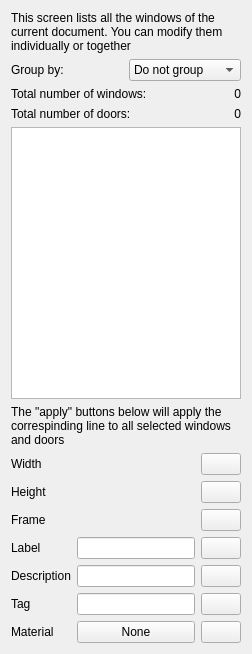
<?xml version="1.0" encoding="UTF-8"?>
<ui version="4.0">
 <class>Form</class>
 <widget class="QWidget" name="Form">
  <property name="geometry">
   <rect>
    <x>0</x>
    <y>0</y>
    <width>252</width>
    <height>654</height>
   </rect>
  </property>
  <property name="windowTitle">
   <string>Windows manager</string>
  </property>
  <layout class="QVBoxLayout" name="verticalLayout">
   <item>
    <widget class="QLabel" name="label">
     <property name="text">
      <string>This screen lists all the windows of the current document. You can modify them individually or together</string>
     </property>
     <property name="wordWrap">
      <bool>true</bool>
     </property>
    </widget>
   </item>
   <item>
    <layout class="QHBoxLayout" name="horizontalLayout">
     <item>
      <widget class="QLabel" name="label_2">
       <property name="text">
        <string>Group by:</string>
       </property>
      </widget>
     </item>
     <item>
      <widget class="QComboBox" name="comboBox">
       <item>
        <property name="text">
         <string>Do not group</string>
        </property>
        <property name="icon">
         <iconset theme="cancel"/>
        </property>
       </item>
       <item>
        <property name="text">
         <string>Size</string>
        </property>
        <property name="icon">
         <iconset theme="up"/>
        </property>
       </item>
       <item>
        <property name="text">
         <string>Clone</string>
        </property>
        <property name="icon">
         <iconset theme="user"/>
        </property>
       </item>
       <item>
        <property name="text">
         <string>Tag</string>
        </property>
        <property name="icon">
         <iconset theme="contact"/>
        </property>
       </item>
       <item>
        <property name="text">
         <string>Material</string>
        </property>
        <property name="icon">
         <iconset theme="edit-clear"/>
        </property>
       </item>
      </widget>
     </item>
    </layout>
   </item>
   <item>
    <layout class="QGridLayout" name="gridLayout_2">
     <item row="1" column="0">
      <widget class="QLabel" name="label_10">
       <property name="text">
        <string>Total number of doors:</string>
       </property>
      </widget>
     </item>
     <item row="0" column="0">
      <widget class="QLabel" name="label_9">
       <property name="text">
        <string>Total number of windows:</string>
       </property>
      </widget>
     </item>
     <item row="0" column="1">
      <widget class="QLabel" name="label_11">
       <property name="text">
        <string>0</string>
       </property>
       <property name="alignment">
        <set>Qt::AlignRight|Qt::AlignTrailing|Qt::AlignVCenter</set>
       </property>
      </widget>
     </item>
     <item row="1" column="1">
      <widget class="QLabel" name="label_12">
       <property name="text">
        <string>0</string>
       </property>
       <property name="alignment">
        <set>Qt::AlignRight|Qt::AlignTrailing|Qt::AlignVCenter</set>
       </property>
      </widget>
     </item>
    </layout>
   </item>
   <item>
    <widget class="QTreeWidget" name="treeWidget">
     <attribute name="headerVisible">
      <bool>false</bool>
     </attribute>
     <column>
      <property name="text">
       <string notr="true">1</string>
      </property>
     </column>
    </widget>
   </item>
   <item>
    <widget class="QLabel" name="label_14">
     <property name="text">
      <string>The &quot;apply&quot; buttons below will apply the correspinding line to all selected windows and doors</string>
     </property>
     <property name="wordWrap">
      <bool>true</bool>
     </property>
    </widget>
   </item>
   <item>
    <layout class="QGridLayout" name="gridLayout">
     <item row="0" column="0">
      <widget class="QLabel" name="label_3">
       <property name="text">
        <string>Width</string>
       </property>
      </widget>
     </item>
     <item row="3" column="0">
      <widget class="QLabel" name="label_5">
       <property name="text">
        <string>Label</string>
       </property>
      </widget>
     </item>
     <item row="2" column="1">
      <widget class="Gui::QuantitySpinBox" name="quantitySpinBox_3">
       <property name="unit" stdset="0">
        <string notr="true"/>
       </property>
      </widget>
     </item>
     <item row="1" column="0">
      <widget class="QLabel" name="label_4">
       <property name="text">
        <string>Height</string>
       </property>
      </widget>
     </item>
     <item row="6" column="0">
      <widget class="QLabel" name="label_8">
       <property name="text">
        <string>Material</string>
       </property>
      </widget>
     </item>
     <item row="4" column="0">
      <widget class="QLabel" name="label_6">
       <property name="text">
        <string>Description</string>
       </property>
      </widget>
     </item>
     <item row="5" column="0">
      <widget class="QLabel" name="label_7">
       <property name="text">
        <string>Tag</string>
       </property>
      </widget>
     </item>
     <item row="6" column="1">
      <widget class="QPushButton" name="pushButton">
       <property name="text">
        <string>None</string>
       </property>
      </widget>
     </item>
     <item row="0" column="1">
      <widget class="Gui::QuantitySpinBox" name="quantitySpinBox">
       <property name="unit" stdset="0">
        <string notr="true"/>
       </property>
      </widget>
     </item>
     <item row="1" column="1">
      <widget class="Gui::QuantitySpinBox" name="quantitySpinBox_2">
       <property name="unit" stdset="0">
        <string notr="true"/>
       </property>
      </widget>
     </item>
     <item row="5" column="1">
      <widget class="QLineEdit" name="lineEdit"/>
     </item>
     <item row="4" column="1">
      <widget class="QLineEdit" name="lineEdit_2"/>
     </item>
     <item row="3" column="1">
      <widget class="QLineEdit" name="lineEdit_3"/>
     </item>
     <item row="2" column="0">
      <widget class="QLabel" name="label_13">
       <property name="text">
        <string>Frame</string>
       </property>
      </widget>
     </item>
     <item row="0" column="2">
      <widget class="QPushButton" name="pushButton_2">
       <property name="text">
        <string/>
       </property>
       <property name="icon">
        <iconset theme="dialog-apply"/>
       </property>
      </widget>
     </item>
     <item row="1" column="2">
      <widget class="QPushButton" name="pushButton_3">
       <property name="text">
        <string/>
       </property>
       <property name="icon">
        <iconset theme="dialog-apply"/>
       </property>
      </widget>
     </item>
     <item row="2" column="2">
      <widget class="QPushButton" name="pushButton_4">
       <property name="text">
        <string/>
       </property>
       <property name="icon">
        <iconset theme="dialog-apply"/>
       </property>
      </widget>
     </item>
     <item row="3" column="2">
      <widget class="QPushButton" name="pushButton_5">
       <property name="text">
        <string/>
       </property>
       <property name="icon">
        <iconset theme="dialog-apply"/>
       </property>
      </widget>
     </item>
     <item row="4" column="2">
      <widget class="QPushButton" name="pushButton_6">
       <property name="text">
        <string/>
       </property>
       <property name="icon">
        <iconset theme="dialog-apply"/>
       </property>
      </widget>
     </item>
     <item row="5" column="2">
      <widget class="QPushButton" name="pushButton_7">
       <property name="text">
        <string/>
       </property>
       <property name="icon">
        <iconset theme="dialog-apply"/>
       </property>
      </widget>
     </item>
     <item row="6" column="2">
      <widget class="QPushButton" name="pushButton_8">
       <property name="text">
        <string/>
       </property>
       <property name="icon">
        <iconset theme="dialog-apply"/>
       </property>
      </widget>
     </item>
    </layout>
   </item>
  </layout>
 </widget>
 <customwidgets>
  <customwidget>
   <class>Gui::QuantitySpinBox</class>
   <extends>QWidget</extends>
   <header>Gui/QuantitySpinBox.h</header>
  </customwidget>
 </customwidgets>
 <resources/>
 <connections/>
</ui>
